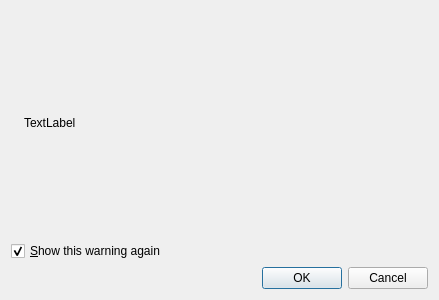
<?xml version="1.0" encoding="UTF-8"?>
<ui version="4.0">
 <class>Dialog</class>
 <widget class="QDialog" name="Dialog">
  <property name="geometry">
   <rect>
    <x>0</x>
    <y>0</y>
    <width>439</width>
    <height>300</height>
   </rect>
  </property>
  <property name="windowTitle">
   <string>Are you sure?</string>
  </property>
  <property name="windowIcon">
   <iconset resource="../../../../resources/images.qrc">
    <normaloff>:/images/dialog_warning.png</normaloff>:/images/dialog_warning.png</iconset>
  </property>
  <layout class="QGridLayout" name="gridLayout">
   <item row="0" column="0">
    <layout class="QHBoxLayout" name="horizontalLayout">
     <item>
      <widget class="QLabel" name="label">
       <property name="pixmap">
        <pixmap resource="../../../../resources/images.qrc">:/images/dialog_warning.png</pixmap>
       </property>
      </widget>
     </item>
     <item>
      <widget class="QLabel" name="msg">
       <property name="sizePolicy">
        <sizepolicy hsizetype="Expanding" vsizetype="Preferred">
         <horstretch>0</horstretch>
         <verstretch>0</verstretch>
        </sizepolicy>
       </property>
       <property name="minimumSize">
        <size>
         <width>300</width>
         <height>0</height>
        </size>
       </property>
       <property name="text">
        <string>TextLabel</string>
       </property>
       <property name="wordWrap">
        <bool>true</bool>
       </property>
      </widget>
     </item>
    </layout>
   </item>
   <item row="1" column="0">
    <widget class="QCheckBox" name="again">
     <property name="text">
      <string>&amp;Show this warning again</string>
     </property>
     <property name="checked">
      <bool>true</bool>
     </property>
    </widget>
   </item>
   <item row="2" column="0">
    <widget class="QDialogButtonBox" name="buttonBox">
     <property name="orientation">
      <enum>Qt::Horizontal</enum>
     </property>
     <property name="standardButtons">
      <set>QDialogButtonBox::Cancel|QDialogButtonBox::Ok</set>
     </property>
    </widget>
   </item>
  </layout>
 </widget>
 <resources>
  <include location="../../../../resources/images.qrc"/>
 </resources>
 <connections>
  <connection>
   <sender>buttonBox</sender>
   <signal>accepted()</signal>
   <receiver>Dialog</receiver>
   <slot>accept()</slot>
   <hints>
    <hint type="sourcelabel">
     <x>248</x>
     <y>254</y>
    </hint>
    <hint type="destinationlabel">
     <x>157</x>
     <y>274</y>
    </hint>
   </hints>
  </connection>
  <connection>
   <sender>buttonBox</sender>
   <signal>rejected()</signal>
   <receiver>Dialog</receiver>
   <slot>reject()</slot>
   <hints>
    <hint type="sourcelabel">
     <x>316</x>
     <y>260</y>
    </hint>
    <hint type="destinationlabel">
     <x>286</x>
     <y>274</y>
    </hint>
   </hints>
  </connection>
 </connections>
</ui>
